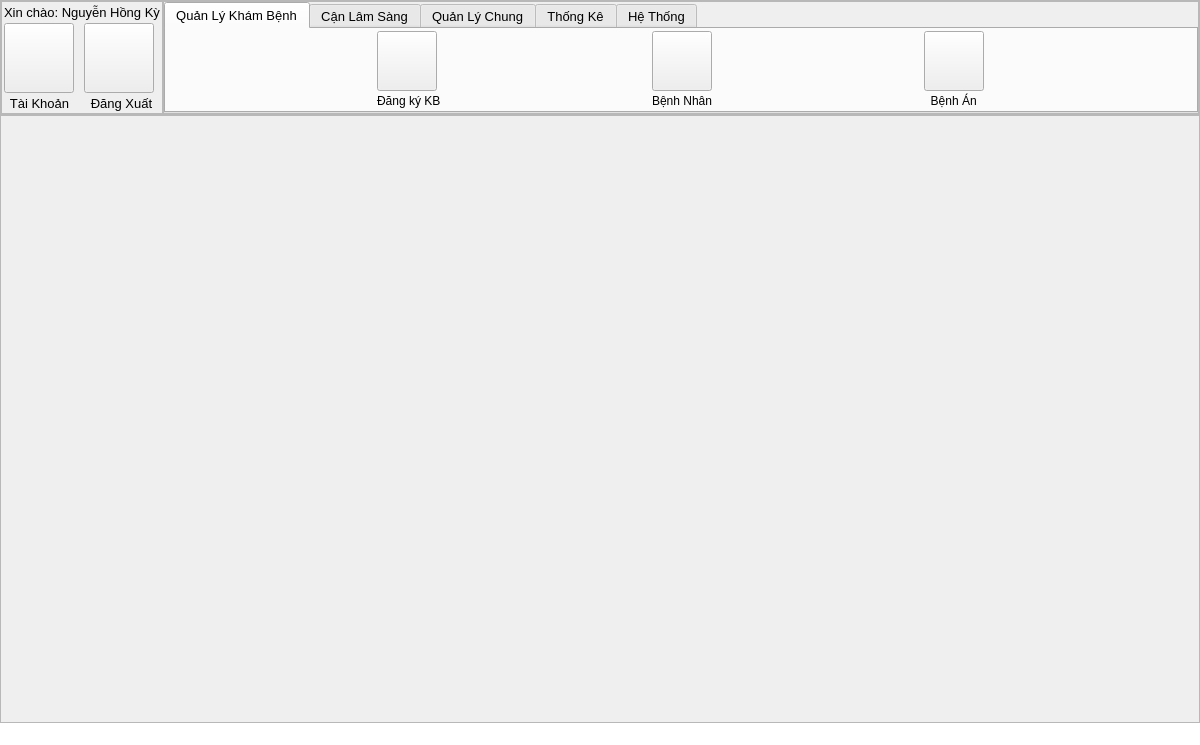
<?xml version="1.0" encoding="UTF-8"?>
<ui version="4.0">
 <class>MainWindow</class>
 <widget class="QMainWindow" name="MainWindow">
  <property name="geometry">
   <rect>
    <x>0</x>
    <y>0</y>
    <width>1200</width>
    <height>745</height>
   </rect>
  </property>
  <property name="windowTitle">
   <string>Hệ Thống Quản Lý Khám Chữa Bệnh</string>
  </property>
  <property name="windowIcon">
   <iconset>
    <normaloff>Icon/icon_system.ico</normaloff>Icon/icon_system.ico</iconset>
  </property>
  <property name="iconSize">
   <size>
    <width>24</width>
    <height>24</height>
   </size>
  </property>
  <widget class="QWidget" name="centralwidget">
   <layout class="QVBoxLayout" name="verticalLayout" stretch="1,9">
    <property name="spacing">
     <number>0</number>
    </property>
    <property name="leftMargin">
     <number>0</number>
    </property>
    <property name="topMargin">
     <number>0</number>
    </property>
    <property name="rightMargin">
     <number>0</number>
    </property>
    <property name="bottomMargin">
     <number>0</number>
    </property>
    <item>
     <widget class="QFrame" name="frame">
      <property name="styleSheet">
       <string notr="true"/>
      </property>
      <property name="frameShape">
       <enum>QFrame::StyledPanel</enum>
      </property>
      <property name="frameShadow">
       <enum>QFrame::Raised</enum>
      </property>
      <layout class="QHBoxLayout" name="horizontalLayout" stretch="1,9">
       <property name="spacing">
        <number>0</number>
       </property>
       <property name="leftMargin">
        <number>0</number>
       </property>
       <property name="topMargin">
        <number>0</number>
       </property>
       <property name="rightMargin">
        <number>0</number>
       </property>
       <property name="bottomMargin">
        <number>0</number>
       </property>
       <item>
        <widget class="QFrame" name="frame_3">
         <property name="frameShape">
          <enum>QFrame::StyledPanel</enum>
         </property>
         <property name="frameShadow">
          <enum>QFrame::Raised</enum>
         </property>
         <layout class="QGridLayout" name="gridLayout">
          <property name="leftMargin">
           <number>2</number>
          </property>
          <property name="topMargin">
           <number>2</number>
          </property>
          <property name="rightMargin">
           <number>2</number>
          </property>
          <property name="bottomMargin">
           <number>2</number>
          </property>
          <property name="spacing">
           <number>2</number>
          </property>
          <item row="0" column="0" colspan="2">
           <widget class="QLabel" name="lbHello">
            <property name="maximumSize">
             <size>
              <width>16777215</width>
              <height>31</height>
             </size>
            </property>
            <property name="font">
             <font>
              <pointsize>10</pointsize>
             </font>
            </property>
            <property name="text">
             <string>Xin chào: Nguyễn Hồng Kỳ</string>
            </property>
            <property name="alignment">
             <set>Qt::AlignCenter</set>
            </property>
           </widget>
          </item>
          <item row="1" column="0">
           <widget class="QPushButton" name="btAccount">
            <property name="minimumSize">
             <size>
              <width>70</width>
              <height>70</height>
             </size>
            </property>
            <property name="maximumSize">
             <size>
              <width>70</width>
              <height>70</height>
             </size>
            </property>
            <property name="cursor">
             <cursorShape>PointingHandCursor</cursorShape>
            </property>
            <property name="text">
             <string/>
            </property>
            <property name="icon">
             <iconset>
              <normaloff>Icon/account.png</normaloff>Icon/account.png</iconset>
            </property>
            <property name="iconSize">
             <size>
              <width>64</width>
              <height>64</height>
             </size>
            </property>
           </widget>
          </item>
          <item row="1" column="1">
           <widget class="QPushButton" name="btLogout">
            <property name="maximumSize">
             <size>
              <width>70</width>
              <height>70</height>
             </size>
            </property>
            <property name="cursor">
             <cursorShape>PointingHandCursor</cursorShape>
            </property>
            <property name="text">
             <string/>
            </property>
            <property name="icon">
             <iconset>
              <normaloff>Icon/sign_out_icon.png</normaloff>Icon/sign_out_icon.png</iconset>
            </property>
            <property name="iconSize">
             <size>
              <width>64</width>
              <height>64</height>
             </size>
            </property>
           </widget>
          </item>
          <item row="2" column="0">
           <widget class="QLabel" name="label_2">
            <property name="maximumSize">
             <size>
              <width>71</width>
              <height>20</height>
             </size>
            </property>
            <property name="font">
             <font>
              <pointsize>10</pointsize>
             </font>
            </property>
            <property name="text">
             <string>Tài Khoản</string>
            </property>
            <property name="alignment">
             <set>Qt::AlignCenter</set>
            </property>
           </widget>
          </item>
          <item row="2" column="1">
           <widget class="QLabel" name="label_3">
            <property name="maximumSize">
             <size>
              <width>75</width>
              <height>20</height>
             </size>
            </property>
            <property name="font">
             <font>
              <pointsize>10</pointsize>
             </font>
            </property>
            <property name="text">
             <string>Đăng Xuất</string>
            </property>
            <property name="alignment">
             <set>Qt::AlignCenter</set>
            </property>
           </widget>
          </item>
         </layout>
        </widget>
       </item>
       <item>
        <widget class="QFrame" name="frame_4">
         <property name="font">
          <font>
           <pointsize>12</pointsize>
          </font>
         </property>
         <property name="styleSheet">
          <string notr="true"/>
         </property>
         <property name="frameShape">
          <enum>QFrame::StyledPanel</enum>
         </property>
         <property name="frameShadow">
          <enum>QFrame::Raised</enum>
         </property>
         <layout class="QHBoxLayout" name="horizontalLayout_2">
          <property name="spacing">
           <number>0</number>
          </property>
          <property name="leftMargin">
           <number>0</number>
          </property>
          <property name="topMargin">
           <number>0</number>
          </property>
          <property name="rightMargin">
           <number>0</number>
          </property>
          <property name="bottomMargin">
           <number>0</number>
          </property>
          <item>
           <widget class="QTabWidget" name="tabWidget">
            <property name="font">
             <font>
              <pointsize>10</pointsize>
             </font>
            </property>
            <property name="cursor">
             <cursorShape>ArrowCursor</cursorShape>
            </property>
            <property name="currentIndex">
             <number>0</number>
            </property>
            <widget class="QWidget" name="tab">
             <property name="font">
              <font>
               <pointsize>12</pointsize>
              </font>
             </property>
             <property name="cursor">
              <cursorShape>ArrowCursor</cursorShape>
             </property>
             <attribute name="title">
              <string>Quản Lý Khám Bệnh</string>
             </attribute>
             <layout class="QGridLayout" name="gridLayout_3">
              <property name="leftMargin">
               <number>2</number>
              </property>
              <property name="topMargin">
               <number>2</number>
              </property>
              <property name="rightMargin">
               <number>2</number>
              </property>
              <property name="bottomMargin">
               <number>2</number>
              </property>
              <property name="spacing">
               <number>2</number>
              </property>
              <item row="0" column="0">
               <widget class="QPushButton" name="btRegister">
                <property name="minimumSize">
                 <size>
                  <width>60</width>
                  <height>60</height>
                 </size>
                </property>
                <property name="maximumSize">
                 <size>
                  <width>60</width>
                  <height>60</height>
                 </size>
                </property>
                <property name="cursor">
                 <cursorShape>PointingHandCursor</cursorShape>
                </property>
                <property name="text">
                 <string/>
                </property>
                <property name="icon">
                 <iconset>
                  <normaloff>Icon/medical-register.png</normaloff>Icon/medical-register.png</iconset>
                </property>
                <property name="iconSize">
                 <size>
                  <width>48</width>
                  <height>48</height>
                 </size>
                </property>
               </widget>
              </item>
              <item row="0" column="1">
               <widget class="QPushButton" name="btPatient">
                <property name="minimumSize">
                 <size>
                  <width>60</width>
                  <height>60</height>
                 </size>
                </property>
                <property name="maximumSize">
                 <size>
                  <width>60</width>
                  <height>60</height>
                 </size>
                </property>
                <property name="cursor">
                 <cursorShape>PointingHandCursor</cursorShape>
                </property>
                <property name="text">
                 <string/>
                </property>
                <property name="icon">
                 <iconset>
                  <normaloff>Icon/patient.png</normaloff>Icon/patient.png</iconset>
                </property>
                <property name="iconSize">
                 <size>
                  <width>48</width>
                  <height>48</height>
                 </size>
                </property>
               </widget>
              </item>
              <item row="0" column="2">
               <widget class="QPushButton" name="btMedicalRecord">
                <property name="minimumSize">
                 <size>
                  <width>60</width>
                  <height>60</height>
                 </size>
                </property>
                <property name="maximumSize">
                 <size>
                  <width>60</width>
                  <height>60</height>
                 </size>
                </property>
                <property name="cursor">
                 <cursorShape>PointingHandCursor</cursorShape>
                </property>
                <property name="text">
                 <string/>
                </property>
                <property name="icon">
                 <iconset>
                  <normaloff>Icon/medical-record.png</normaloff>Icon/medical-record.png</iconset>
                </property>
                <property name="iconSize">
                 <size>
                  <width>48</width>
                  <height>48</height>
                 </size>
                </property>
               </widget>
              </item>
              <item row="1" column="0">
               <widget class="QLabel" name="label_35">
                <property name="minimumSize">
                 <size>
                  <width>0</width>
                  <height>0</height>
                 </size>
                </property>
                <property name="maximumSize">
                 <size>
                  <width>999</width>
                  <height>999</height>
                 </size>
                </property>
                <property name="font">
                 <font>
                  <pointsize>9</pointsize>
                 </font>
                </property>
                <property name="text">
                 <string>Đăng ký KB</string>
                </property>
               </widget>
              </item>
              <item row="1" column="1">
               <widget class="QLabel" name="label_36">
                <property name="minimumSize">
                 <size>
                  <width>0</width>
                  <height>0</height>
                 </size>
                </property>
                <property name="maximumSize">
                 <size>
                  <width>999</width>
                  <height>999</height>
                 </size>
                </property>
                <property name="font">
                 <font>
                  <pointsize>9</pointsize>
                 </font>
                </property>
                <property name="text">
                 <string>Bệnh Nhân</string>
                </property>
               </widget>
              </item>
              <item row="1" column="2">
               <widget class="QLabel" name="label_34">
                <property name="minimumSize">
                 <size>
                  <width>0</width>
                  <height>0</height>
                 </size>
                </property>
                <property name="maximumSize">
                 <size>
                  <width>999</width>
                  <height>999</height>
                 </size>
                </property>
                <property name="font">
                 <font>
                  <pointsize>9</pointsize>
                 </font>
                </property>
                <property name="text">
                 <string>  Bệnh Án</string>
                </property>
               </widget>
              </item>
             </layout>
            </widget>
            <widget class="QWidget" name="tab_2">
             <property name="font">
              <font>
               <pointsize>12</pointsize>
              </font>
             </property>
             <property name="cursor">
              <cursorShape>ArrowCursor</cursorShape>
             </property>
             <attribute name="title">
              <string>Cận Lâm Sàng</string>
             </attribute>
             <layout class="QGridLayout" name="gridLayout_2">
              <property name="leftMargin">
               <number>2</number>
              </property>
              <property name="topMargin">
               <number>2</number>
              </property>
              <property name="rightMargin">
               <number>2</number>
              </property>
              <property name="bottomMargin">
               <number>2</number>
              </property>
              <property name="spacing">
               <number>2</number>
              </property>
              <item row="0" column="0">
               <widget class="QPushButton" name="btECG">
                <property name="minimumSize">
                 <size>
                  <width>60</width>
                  <height>60</height>
                 </size>
                </property>
                <property name="maximumSize">
                 <size>
                  <width>60</width>
                  <height>60</height>
                 </size>
                </property>
                <property name="cursor">
                 <cursorShape>PointingHandCursor</cursorShape>
                </property>
                <property name="text">
                 <string/>
                </property>
                <property name="icon">
                 <iconset>
                  <normaloff>Icon/cardiogram.png</normaloff>Icon/cardiogram.png</iconset>
                </property>
                <property name="iconSize">
                 <size>
                  <width>48</width>
                  <height>48</height>
                 </size>
                </property>
               </widget>
              </item>
              <item row="0" column="1">
               <widget class="QPushButton" name="btTest">
                <property name="minimumSize">
                 <size>
                  <width>60</width>
                  <height>60</height>
                 </size>
                </property>
                <property name="maximumSize">
                 <size>
                  <width>60</width>
                  <height>60</height>
                 </size>
                </property>
                <property name="cursor">
                 <cursorShape>PointingHandCursor</cursorShape>
                </property>
                <property name="text">
                 <string/>
                </property>
                <property name="icon">
                 <iconset>
                  <normaloff>Icon/laboratory.png</normaloff>Icon/laboratory.png</iconset>
                </property>
                <property name="iconSize">
                 <size>
                  <width>48</width>
                  <height>48</height>
                 </size>
                </property>
               </widget>
              </item>
              <item row="0" column="2">
               <widget class="QPushButton" name="btUltrasonic">
                <property name="minimumSize">
                 <size>
                  <width>60</width>
                  <height>60</height>
                 </size>
                </property>
                <property name="maximumSize">
                 <size>
                  <width>60</width>
                  <height>60</height>
                 </size>
                </property>
                <property name="cursor">
                 <cursorShape>PointingHandCursor</cursorShape>
                </property>
                <property name="text">
                 <string/>
                </property>
                <property name="icon">
                 <iconset>
                  <normaloff>Icon/scan.png</normaloff>Icon/scan.png</iconset>
                </property>
                <property name="iconSize">
                 <size>
                  <width>48</width>
                  <height>48</height>
                 </size>
                </property>
               </widget>
              </item>
              <item row="0" column="3">
               <widget class="QPushButton" name="btMRI">
                <property name="minimumSize">
                 <size>
                  <width>60</width>
                  <height>60</height>
                 </size>
                </property>
                <property name="maximumSize">
                 <size>
                  <width>60</width>
                  <height>60</height>
                 </size>
                </property>
                <property name="cursor">
                 <cursorShape>PointingHandCursor</cursorShape>
                </property>
                <property name="text">
                 <string/>
                </property>
                <property name="icon">
                 <iconset>
                  <normaloff>Icon/mri.png</normaloff>Icon/mri.png</iconset>
                </property>
                <property name="iconSize">
                 <size>
                  <width>48</width>
                  <height>48</height>
                 </size>
                </property>
               </widget>
              </item>
              <item row="0" column="4">
               <widget class="QPushButton" name="btCTScan">
                <property name="minimumSize">
                 <size>
                  <width>60</width>
                  <height>60</height>
                 </size>
                </property>
                <property name="maximumSize">
                 <size>
                  <width>60</width>
                  <height>60</height>
                 </size>
                </property>
                <property name="cursor">
                 <cursorShape>PointingHandCursor</cursorShape>
                </property>
                <property name="text">
                 <string/>
                </property>
                <property name="icon">
                 <iconset>
                  <normaloff>Icon/ct-scan.png</normaloff>Icon/ct-scan.png</iconset>
                </property>
                <property name="iconSize">
                 <size>
                  <width>48</width>
                  <height>48</height>
                 </size>
                </property>
               </widget>
              </item>
              <item row="0" column="5">
               <widget class="QPushButton" name="btXrays">
                <property name="minimumSize">
                 <size>
                  <width>60</width>
                  <height>60</height>
                 </size>
                </property>
                <property name="maximumSize">
                 <size>
                  <width>60</width>
                  <height>60</height>
                 </size>
                </property>
                <property name="cursor">
                 <cursorShape>PointingHandCursor</cursorShape>
                </property>
                <property name="text">
                 <string/>
                </property>
                <property name="icon">
                 <iconset>
                  <normaloff>Icon/x-rays.png</normaloff>Icon/x-rays.png</iconset>
                </property>
                <property name="iconSize">
                 <size>
                  <width>48</width>
                  <height>48</height>
                 </size>
                </property>
               </widget>
              </item>
              <item row="1" column="0">
               <widget class="QLabel" name="label_24">
                <property name="minimumSize">
                 <size>
                  <width>0</width>
                  <height>0</height>
                 </size>
                </property>
                <property name="maximumSize">
                 <size>
                  <width>999</width>
                  <height>999</height>
                 </size>
                </property>
                <property name="font">
                 <font>
                  <pointsize>9</pointsize>
                 </font>
                </property>
                <property name="text">
                 <string>  Điện Đồ</string>
                </property>
               </widget>
              </item>
              <item row="1" column="1">
               <widget class="QLabel" name="label_27">
                <property name="minimumSize">
                 <size>
                  <width>0</width>
                  <height>0</height>
                 </size>
                </property>
                <property name="maximumSize">
                 <size>
                  <width>99999</width>
                  <height>99999</height>
                 </size>
                </property>
                <property name="font">
                 <font>
                  <pointsize>9</pointsize>
                 </font>
                </property>
                <property name="text">
                 <string>Xét Nghiệm</string>
                </property>
               </widget>
              </item>
              <item row="1" column="2">
               <widget class="QLabel" name="label_25">
                <property name="minimumSize">
                 <size>
                  <width>0</width>
                  <height>0</height>
                 </size>
                </property>
                <property name="maximumSize">
                 <size>
                  <width>71</width>
                  <height>20</height>
                 </size>
                </property>
                <property name="font">
                 <font>
                  <pointsize>9</pointsize>
                 </font>
                </property>
                <property name="text">
                 <string> Siêu Âm</string>
                </property>
               </widget>
              </item>
              <item row="1" column="3">
               <widget class="QLabel" name="label_23">
                <property name="minimumSize">
                 <size>
                  <width>0</width>
                  <height>0</height>
                 </size>
                </property>
                <property name="maximumSize">
                 <size>
                  <width>47</width>
                  <height>20</height>
                 </size>
                </property>
                <property name="font">
                 <font>
                  <pointsize>9</pointsize>
                 </font>
                </property>
                <property name="text">
                 <string>    MRI</string>
                </property>
               </widget>
              </item>
              <item row="1" column="4">
               <widget class="QLabel" name="label_26">
                <property name="minimumSize">
                 <size>
                  <width>0</width>
                  <height>0</height>
                 </size>
                </property>
                <property name="maximumSize">
                 <size>
                  <width>61</width>
                  <height>20</height>
                 </size>
                </property>
                <property name="font">
                 <font>
                  <pointsize>9</pointsize>
                 </font>
                </property>
                <property name="text">
                 <string>  CT Scan</string>
                </property>
               </widget>
              </item>
              <item row="1" column="5">
               <widget class="QLabel" name="label_22">
                <property name="minimumSize">
                 <size>
                  <width>0</width>
                  <height>0</height>
                 </size>
                </property>
                <property name="maximumSize">
                 <size>
                  <width>71</width>
                  <height>20</height>
                 </size>
                </property>
                <property name="font">
                 <font>
                  <pointsize>9</pointsize>
                 </font>
                </property>
                <property name="text">
                 <string> X-Quang</string>
                </property>
               </widget>
              </item>
             </layout>
            </widget>
            <widget class="QWidget" name="tab_3">
             <property name="font">
              <font>
               <pointsize>12</pointsize>
              </font>
             </property>
             <property name="cursor">
              <cursorShape>PointingHandCursor</cursorShape>
             </property>
             <attribute name="title">
              <string>Quản Lý Chung</string>
             </attribute>
             <layout class="QGridLayout" name="gridLayout_4">
              <property name="leftMargin">
               <number>2</number>
              </property>
              <property name="topMargin">
               <number>2</number>
              </property>
              <property name="rightMargin">
               <number>2</number>
              </property>
              <property name="bottomMargin">
               <number>2</number>
              </property>
              <property name="spacing">
               <number>2</number>
              </property>
              <item row="0" column="0">
               <widget class="QPushButton" name="btFaculty">
                <property name="minimumSize">
                 <size>
                  <width>60</width>
                  <height>60</height>
                 </size>
                </property>
                <property name="maximumSize">
                 <size>
                  <width>60</width>
                  <height>60</height>
                 </size>
                </property>
                <property name="cursor">
                 <cursorShape>PointingHandCursor</cursorShape>
                </property>
                <property name="text">
                 <string/>
                </property>
                <property name="icon">
                 <iconset>
                  <normaloff>Icon/department.png</normaloff>Icon/department.png</iconset>
                </property>
                <property name="iconSize">
                 <size>
                  <width>48</width>
                  <height>48</height>
                 </size>
                </property>
               </widget>
              </item>
              <item row="0" column="1">
               <widget class="QPushButton" name="btEmployee">
                <property name="minimumSize">
                 <size>
                  <width>60</width>
                  <height>60</height>
                 </size>
                </property>
                <property name="maximumSize">
                 <size>
                  <width>60</width>
                  <height>60</height>
                 </size>
                </property>
                <property name="cursor">
                 <cursorShape>PointingHandCursor</cursorShape>
                </property>
                <property name="text">
                 <string/>
                </property>
                <property name="icon">
                 <iconset>
                  <normaloff>Icon/doctor.png</normaloff>Icon/doctor.png</iconset>
                </property>
                <property name="iconSize">
                 <size>
                  <width>48</width>
                  <height>48</height>
                 </size>
                </property>
               </widget>
              </item>
              <item row="0" column="2">
               <widget class="QPushButton" name="btPosition">
                <property name="minimumSize">
                 <size>
                  <width>60</width>
                  <height>60</height>
                 </size>
                </property>
                <property name="maximumSize">
                 <size>
                  <width>60</width>
                  <height>60</height>
                 </size>
                </property>
                <property name="cursor">
                 <cursorShape>PointingHandCursor</cursorShape>
                </property>
                <property name="text">
                 <string/>
                </property>
                <property name="icon">
                 <iconset>
                  <normaloff>Icon/position.png</normaloff>Icon/position.png</iconset>
                </property>
                <property name="iconSize">
                 <size>
                  <width>48</width>
                  <height>48</height>
                 </size>
                </property>
               </widget>
              </item>
              <item row="0" column="3">
               <widget class="QPushButton" name="btSearch">
                <property name="minimumSize">
                 <size>
                  <width>60</width>
                  <height>60</height>
                 </size>
                </property>
                <property name="maximumSize">
                 <size>
                  <width>60</width>
                  <height>60</height>
                 </size>
                </property>
                <property name="cursor">
                 <cursorShape>PointingHandCursor</cursorShape>
                </property>
                <property name="text">
                 <string/>
                </property>
                <property name="icon">
                 <iconset>
                  <normaloff>Icon/search.png</normaloff>Icon/search.png</iconset>
                </property>
                <property name="iconSize">
                 <size>
                  <width>48</width>
                  <height>48</height>
                 </size>
                </property>
               </widget>
              </item>
              <item row="1" column="0">
               <widget class="QLabel" name="label_39">
                <property name="minimumSize">
                 <size>
                  <width>0</width>
                  <height>0</height>
                 </size>
                </property>
                <property name="maximumSize">
                 <size>
                  <width>999</width>
                  <height>999</height>
                 </size>
                </property>
                <property name="font">
                 <font>
                  <pointsize>9</pointsize>
                 </font>
                </property>
                <property name="text">
                 <string>    Khoa</string>
                </property>
               </widget>
              </item>
              <item row="1" column="1">
               <widget class="QLabel" name="label_40">
                <property name="minimumSize">
                 <size>
                  <width>0</width>
                  <height>0</height>
                 </size>
                </property>
                <property name="maximumSize">
                 <size>
                  <width>999</width>
                  <height>999</height>
                 </size>
                </property>
                <property name="font">
                 <font>
                  <pointsize>9</pointsize>
                 </font>
                </property>
                <property name="text">
                 <string>Nhân Viên</string>
                </property>
               </widget>
              </item>
              <item row="1" column="2">
               <widget class="QLabel" name="label_37">
                <property name="minimumSize">
                 <size>
                  <width>0</width>
                  <height>0</height>
                 </size>
                </property>
                <property name="maximumSize">
                 <size>
                  <width>999</width>
                  <height>999</height>
                 </size>
                </property>
                <property name="font">
                 <font>
                  <pointsize>9</pointsize>
                 </font>
                </property>
                <property name="text">
                 <string> Chức Vụ</string>
                </property>
               </widget>
              </item>
              <item row="1" column="3">
               <widget class="QLabel" name="label_38">
                <property name="minimumSize">
                 <size>
                  <width>0</width>
                  <height>0</height>
                 </size>
                </property>
                <property name="maximumSize">
                 <size>
                  <width>999</width>
                  <height>999</height>
                 </size>
                </property>
                <property name="font">
                 <font>
                  <pointsize>9</pointsize>
                 </font>
                </property>
                <property name="text">
                 <string>Tìm Kiếm</string>
                </property>
               </widget>
              </item>
             </layout>
            </widget>
            <widget class="QWidget" name="tab_4">
             <property name="font">
              <font>
               <pointsize>12</pointsize>
              </font>
             </property>
             <property name="cursor">
              <cursorShape>PointingHandCursor</cursorShape>
             </property>
             <attribute name="title">
              <string>Thống Kê</string>
             </attribute>
             <layout class="QGridLayout" name="gridLayout_6">
              <property name="leftMargin">
               <number>2</number>
              </property>
              <property name="topMargin">
               <number>2</number>
              </property>
              <property name="rightMargin">
               <number>2</number>
              </property>
              <property name="bottomMargin">
               <number>2</number>
              </property>
              <property name="spacing">
               <number>2</number>
              </property>
              <item row="0" column="0">
               <widget class="QPushButton" name="btVisits">
                <property name="minimumSize">
                 <size>
                  <width>60</width>
                  <height>60</height>
                 </size>
                </property>
                <property name="maximumSize">
                 <size>
                  <width>60</width>
                  <height>60</height>
                 </size>
                </property>
                <property name="cursor">
                 <cursorShape>PointingHandCursor</cursorShape>
                </property>
                <property name="text">
                 <string/>
                </property>
                <property name="icon">
                 <iconset>
                  <normaloff>Icon/statistic-diagnose.png</normaloff>Icon/statistic-diagnose.png</iconset>
                </property>
                <property name="iconSize">
                 <size>
                  <width>48</width>
                  <height>48</height>
                 </size>
                </property>
               </widget>
              </item>
              <item row="0" column="1">
               <widget class="QPushButton" name="btStatisticAI">
                <property name="minimumSize">
                 <size>
                  <width>60</width>
                  <height>60</height>
                 </size>
                </property>
                <property name="maximumSize">
                 <size>
                  <width>60</width>
                  <height>60</height>
                 </size>
                </property>
                <property name="cursor">
                 <cursorShape>PointingHandCursor</cursorShape>
                </property>
                <property name="text">
                 <string/>
                </property>
                <property name="icon">
                 <iconset>
                  <normaloff>Icon/analytics-AI.png</normaloff>Icon/analytics-AI.png</iconset>
                </property>
                <property name="iconSize">
                 <size>
                  <width>48</width>
                  <height>48</height>
                 </size>
                </property>
               </widget>
              </item>
              <item row="0" column="2">
               <widget class="QPushButton" name="btStatisticCovid">
                <property name="minimumSize">
                 <size>
                  <width>60</width>
                  <height>60</height>
                 </size>
                </property>
                <property name="maximumSize">
                 <size>
                  <width>60</width>
                  <height>60</height>
                 </size>
                </property>
                <property name="cursor">
                 <cursorShape>PointingHandCursor</cursorShape>
                </property>
                <property name="text">
                 <string/>
                </property>
                <property name="icon">
                 <iconset>
                  <normaloff>Icon/statistic-covid19.png</normaloff>Icon/statistic-covid19.png</iconset>
                </property>
                <property name="iconSize">
                 <size>
                  <width>48</width>
                  <height>48</height>
                 </size>
                </property>
               </widget>
              </item>
              <item row="1" column="0">
               <widget class="QLabel" name="label_48">
                <property name="minimumSize">
                 <size>
                  <width>0</width>
                  <height>0</height>
                 </size>
                </property>
                <property name="maximumSize">
                 <size>
                  <width>999</width>
                  <height>999</height>
                 </size>
                </property>
                <property name="font">
                 <font>
                  <pointsize>9</pointsize>
                 </font>
                </property>
                <property name="text">
                 <string>Lượt Khám</string>
                </property>
               </widget>
              </item>
              <item row="1" column="1">
               <widget class="QLabel" name="label_46">
                <property name="minimumSize">
                 <size>
                  <width>0</width>
                  <height>0</height>
                 </size>
                </property>
                <property name="maximumSize">
                 <size>
                  <width>999</width>
                  <height>999</height>
                 </size>
                </property>
                <property name="font">
                 <font>
                  <pointsize>9</pointsize>
                 </font>
                </property>
                <property name="text">
                 <string>AI Diagnose</string>
                </property>
               </widget>
              </item>
              <item row="1" column="2">
               <widget class="QLabel" name="label_47">
                <property name="minimumSize">
                 <size>
                  <width>0</width>
                  <height>0</height>
                 </size>
                </property>
                <property name="maximumSize">
                 <size>
                  <width>999</width>
                  <height>999</height>
                 </size>
                </property>
                <property name="font">
                 <font>
                  <pointsize>9</pointsize>
                 </font>
                </property>
                <property name="text">
                 <string> Covid-19</string>
                </property>
               </widget>
              </item>
             </layout>
            </widget>
            <widget class="QWidget" name="tab_5">
             <property name="font">
              <font>
               <pointsize>12</pointsize>
              </font>
             </property>
             <property name="cursor">
              <cursorShape>PointingHandCursor</cursorShape>
             </property>
             <attribute name="title">
              <string>Hệ Thống</string>
             </attribute>
             <layout class="QGridLayout" name="gridLayout_5">
              <property name="leftMargin">
               <number>2</number>
              </property>
              <property name="topMargin">
               <number>2</number>
              </property>
              <property name="rightMargin">
               <number>2</number>
              </property>
              <property name="bottomMargin">
               <number>2</number>
              </property>
              <property name="spacing">
               <number>2</number>
              </property>
              <item row="0" column="0">
               <widget class="QPushButton" name="btCreateAccount">
                <property name="minimumSize">
                 <size>
                  <width>60</width>
                  <height>60</height>
                 </size>
                </property>
                <property name="maximumSize">
                 <size>
                  <width>60</width>
                  <height>60</height>
                 </size>
                </property>
                <property name="cursor">
                 <cursorShape>PointingHandCursor</cursorShape>
                </property>
                <property name="text">
                 <string/>
                </property>
                <property name="icon">
                 <iconset>
                  <normaloff>Icon/user.png</normaloff>Icon/user.png</iconset>
                </property>
                <property name="iconSize">
                 <size>
                  <width>48</width>
                  <height>48</height>
                 </size>
                </property>
               </widget>
              </item>
              <item row="1" column="0">
               <widget class="QLabel" name="label_44">
                <property name="minimumSize">
                 <size>
                  <width>0</width>
                  <height>0</height>
                 </size>
                </property>
                <property name="maximumSize">
                 <size>
                  <width>999</width>
                  <height>999</height>
                 </size>
                </property>
                <property name="font">
                 <font>
                  <pointsize>9</pointsize>
                 </font>
                </property>
                <property name="text">
                 <string>Tài Khoản</string>
                </property>
               </widget>
              </item>
              <item row="1" column="1">
               <widget class="QLabel" name="label_41">
                <property name="minimumSize">
                 <size>
                  <width>0</width>
                  <height>0</height>
                 </size>
                </property>
                <property name="maximumSize">
                 <size>
                  <width>999</width>
                  <height>999</height>
                 </size>
                </property>
                <property name="font">
                 <font>
                  <pointsize>9</pointsize>
                 </font>
                </property>
                <property name="text">
                 <string>System PIN</string>
                </property>
               </widget>
              </item>
              <item row="0" column="1">
               <widget class="QPushButton" name="btSystemPINSettings">
                <property name="minimumSize">
                 <size>
                  <width>60</width>
                  <height>60</height>
                 </size>
                </property>
                <property name="maximumSize">
                 <size>
                  <width>60</width>
                  <height>60</height>
                 </size>
                </property>
                <property name="cursor">
                 <cursorShape>PointingHandCursor</cursorShape>
                </property>
                <property name="text">
                 <string/>
                </property>
                <property name="icon">
                 <iconset>
                  <normaloff>Icon/password.png</normaloff>Icon/password.png</iconset>
                </property>
                <property name="iconSize">
                 <size>
                  <width>48</width>
                  <height>48</height>
                 </size>
                </property>
               </widget>
              </item>
             </layout>
            </widget>
           </widget>
          </item>
         </layout>
        </widget>
       </item>
      </layout>
     </widget>
    </item>
    <item>
     <widget class="QFrame" name="mainFrame">
      <property name="styleSheet">
       <string notr="true"/>
      </property>
      <property name="frameShape">
       <enum>QFrame::StyledPanel</enum>
      </property>
      <property name="frameShadow">
       <enum>QFrame::Raised</enum>
      </property>
      <layout class="QHBoxLayout" name="horizontalLayout_3">
       <property name="spacing">
        <number>0</number>
       </property>
       <property name="leftMargin">
        <number>0</number>
       </property>
       <property name="topMargin">
        <number>0</number>
       </property>
       <property name="rightMargin">
        <number>0</number>
       </property>
       <property name="bottomMargin">
        <number>0</number>
       </property>
       <item>
        <layout class="QVBoxLayout" name="mainLayout">
         <property name="spacing">
          <number>0</number>
         </property>
        </layout>
       </item>
      </layout>
     </widget>
    </item>
   </layout>
  </widget>
  <widget class="QStatusBar" name="statusbar">
   <property name="styleSheet">
    <string notr="true">background-color: #ffffff</string>
   </property>
   <property name="sizeGripEnabled">
    <bool>true</bool>
   </property>
  </widget>
 </widget>
 <resources/>
 <connections/>
</ui>
